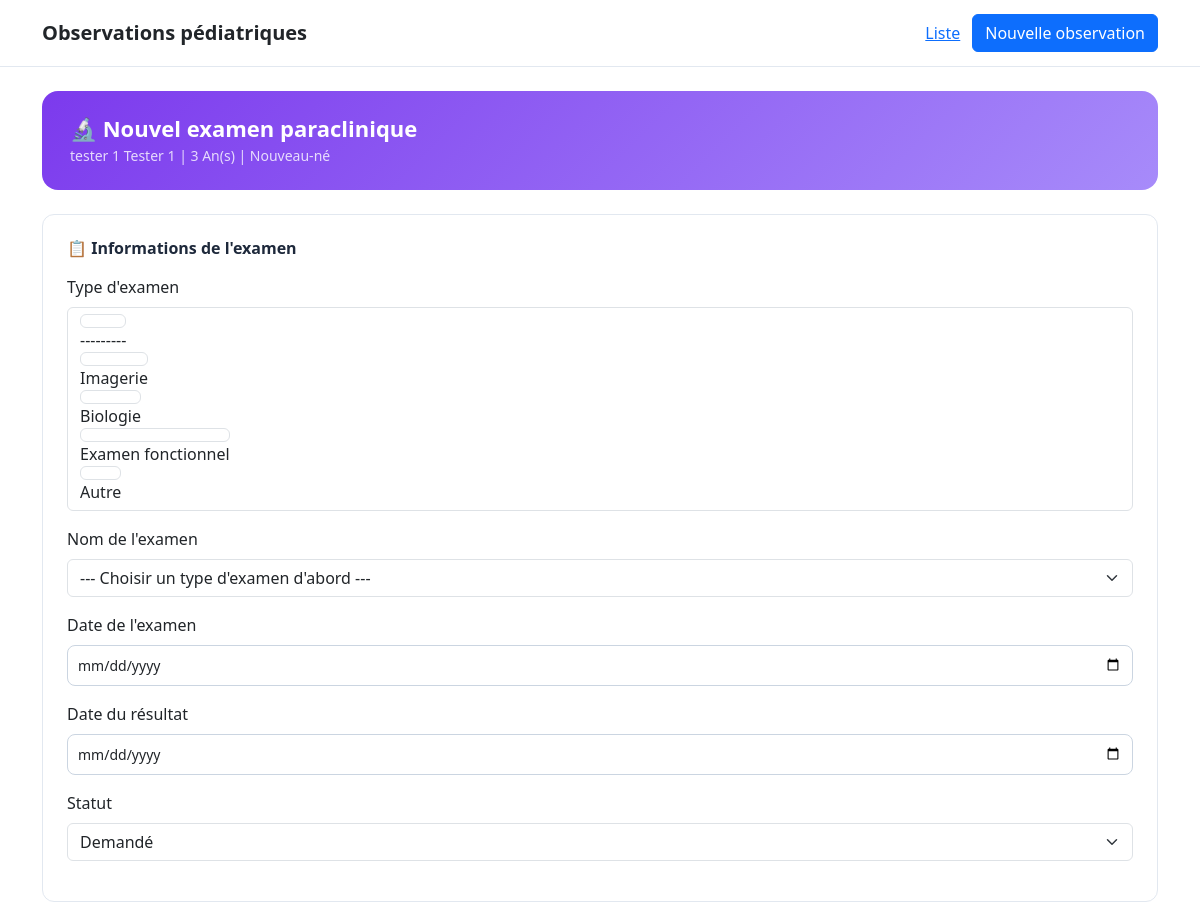
Page /observations/2/paraclinique/ajouter/ (upper part) on the earlier database version.
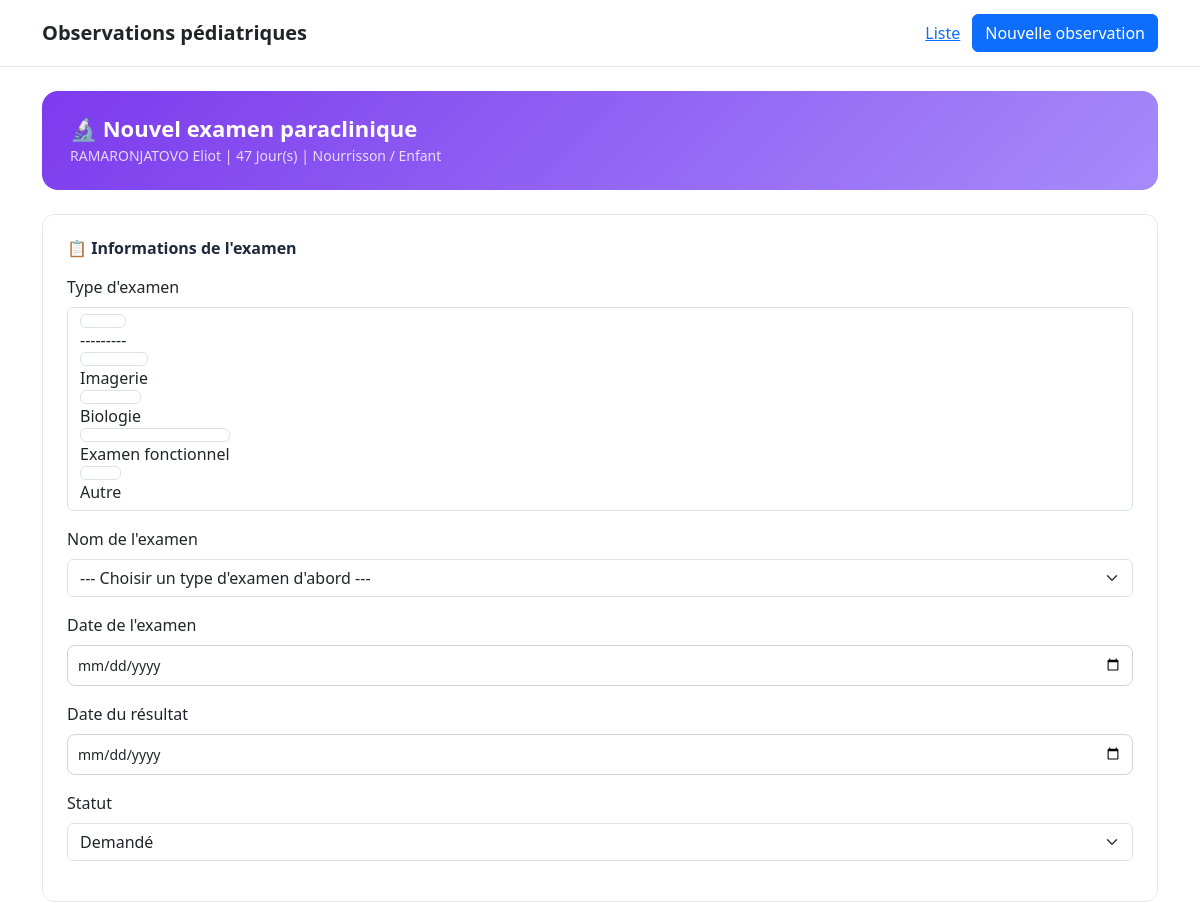
Same page on the later database version.
### patient/models.py (models this page shows, shortened)
class ObservationMedicale(models.Model):
    type_observation = models.CharField(
        max_length=10,
        choices=C.TYPE_OBSERVATION_CHOICES,
        verbose_name="Type d'observation",
    )
    nom = models.CharField(
        max_length=255,
        verbose_name="Nom",
    )
    prenoms = models.CharField(
        max_length=255, blank=True, null=True,
        verbose_name="Prénom(s)",
    )
    sexe = models.CharField(
        max_length=1,
        choices=C.SEXE_CHOICES,
        verbose_name="Sexe",
    )
    age_valeur = models.PositiveIntegerField(
        verbose_name="Âge",
    )
    age_unite = models.CharField(
        max_length=10,
        choices=C.AGE_UNITE_CHOICES,
        verbose_name="Unité d'âge",
    )
    date_naissance = models.DateField(
        null=True,
        blank=True,
        verbose_name="Date de naissance",
    )
    adresse = models.TextField(
        null=True,
        blank=True,
        verbose_name="Adresse",
    )
    telephone = models.CharField(
        max_length=50,
        null=True,
        blank=True,
        verbose_name="Contact",
    )
    lit = models.CharField(
        max_length=30,
        null=True,
        blank=True,
        verbose_name="Lit n°",
    )
    date_admission = models.DateField(
        null=True,
        blank=True,
        verbose_name="Date d'entrée / admission",
    )
    motif_admission = models.TextField(
        null=True,
        blank=True,
        verbose_name="Motif d'entrée / admission",
    )
    diagnostic_retenu = models.TextField(
        null=True,
        blank=True,
        verbose_name="Diagnostic retenu",
    )
    created_at = models.DateTimeField(auto_now_add=True)
    updated_at = models.DateTimeField(auto_now=True)
    class Meta:
        verbose_name = "Observation médicale"
        verbose_name_plural = "Observations médicales"
        ordering = ["-created_at"]
    @property
    def age_display(self):
        return f"{self.age_valeur} {self.get_age_unite_display()}"

### patient/views.py (the view)
@require_http_methods(["GET", "POST"])
def examen_paraclinique_create(request, observation_pk):
    observation = get_object_or_404(ObservationMedicale, pk=observation_pk)
    if request.method == "POST":
        form = ExamenParacliniqueForm(request.POST, request.FILES)
        if form.is_valid():
            examen = form.save(commit=False)
            examen.observation = observation
            examen.save()
            messages.success(request, "L'examen paraclinique a été enregistré.")
            return redirect("patient:examen_paraclinique_list", observation_pk=observation.pk)
        else:
            messages.error(request, "Le formulaire contient des erreurs.")
    else:
        form = ExamenParacliniqueForm()
    context = {
        "observation": observation,
        "form": form,
        "title": "Nouvel examen paraclinique",
    }
    return render(request, "patient/examen_paraclinique_form.html", context)

### patient/templates/patient/examen_paraclinique_form.html (shortened to what this page needs)
{% extends "patient/base.html" %}
{% load django_bootstrap5 %}
{% block content %}
<div class="form-header">
    <h1>🔬 {{ title }}</h1>
    <div class="subtitle">
        {{ observation.nom }} {{ observation.prenoms }}
        | {{ observation.age_display }}
        | {{ observation.get_type_observation_display }}
    </div>
</div>
<form method="post" enctype="multipart/form-data" novalidate>
    <div class="form-section">
        <h5>📋 Informations de l'examen</h5>
        {% bootstrap_field form.type_examen %}
        {% bootstrap_field form.nom_examen %}
        {% bootstrap_field form.date_examen %}
        {% bootstrap_field form.date_resultat %}
        {% bootstrap_field form.statut %}
    </div>
</form>
{% endblock %}

Differences in the rows shown:
changed ObservationMedicale: nom "tester 1" → "RAMARONJATOVO"; prenoms "Tester 1" → "Eliot"; age_display "3 An(s)" → "47 Jour(s)"; type_observation "Nouveau-né" → "Nourrisson / Enfant"
